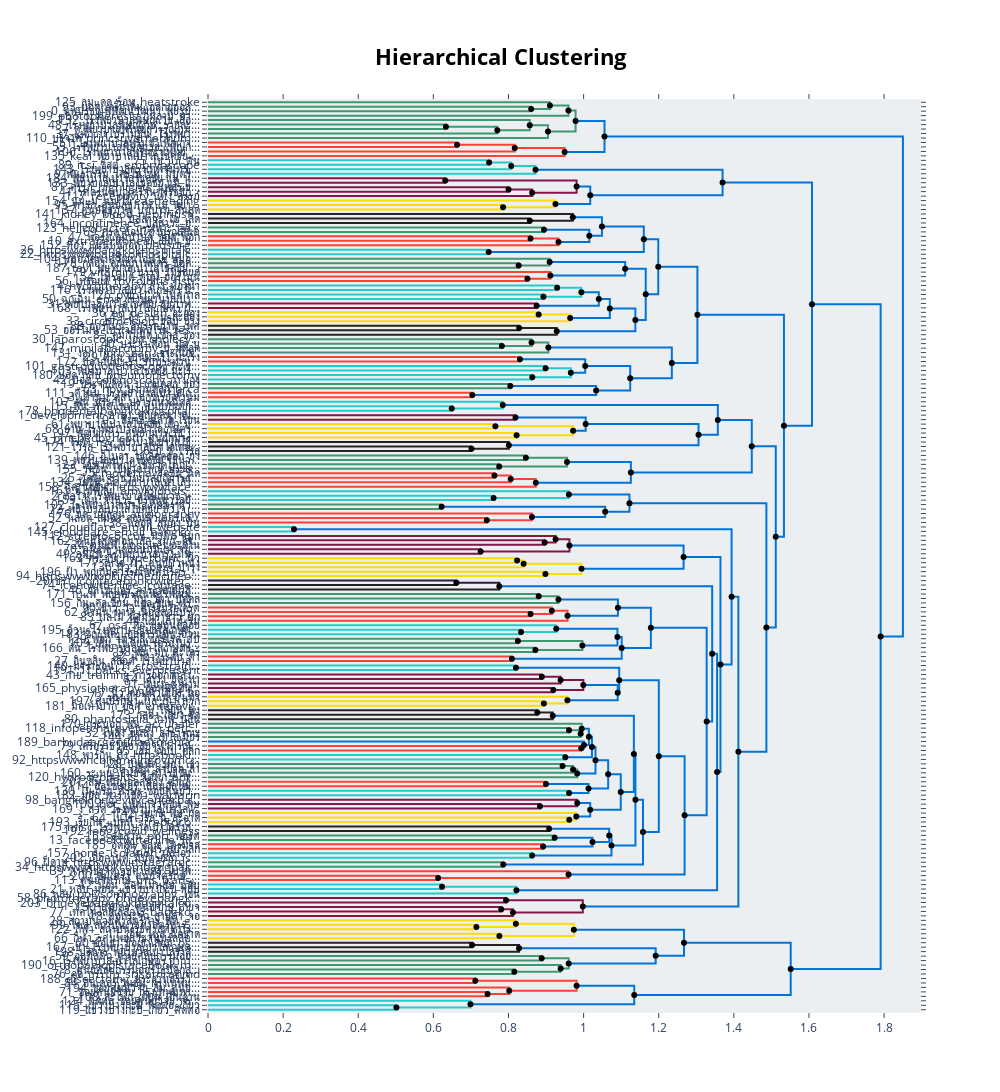

Source (notebook cell):
### Code cell
from scipy.cluster import hierarchy as sch

# Hierarchical topics
linkage_function = lambda x: sch.linkage(x, 'centroid', optimal_ordering=True)
hierarchical_topics = best_topic_model.hierarchical_topics(data['text_token'], linkage_function=linkage_function)
best_topic_model.visualize_hierarchy(hierarchical_topics=hierarchical_topics)
